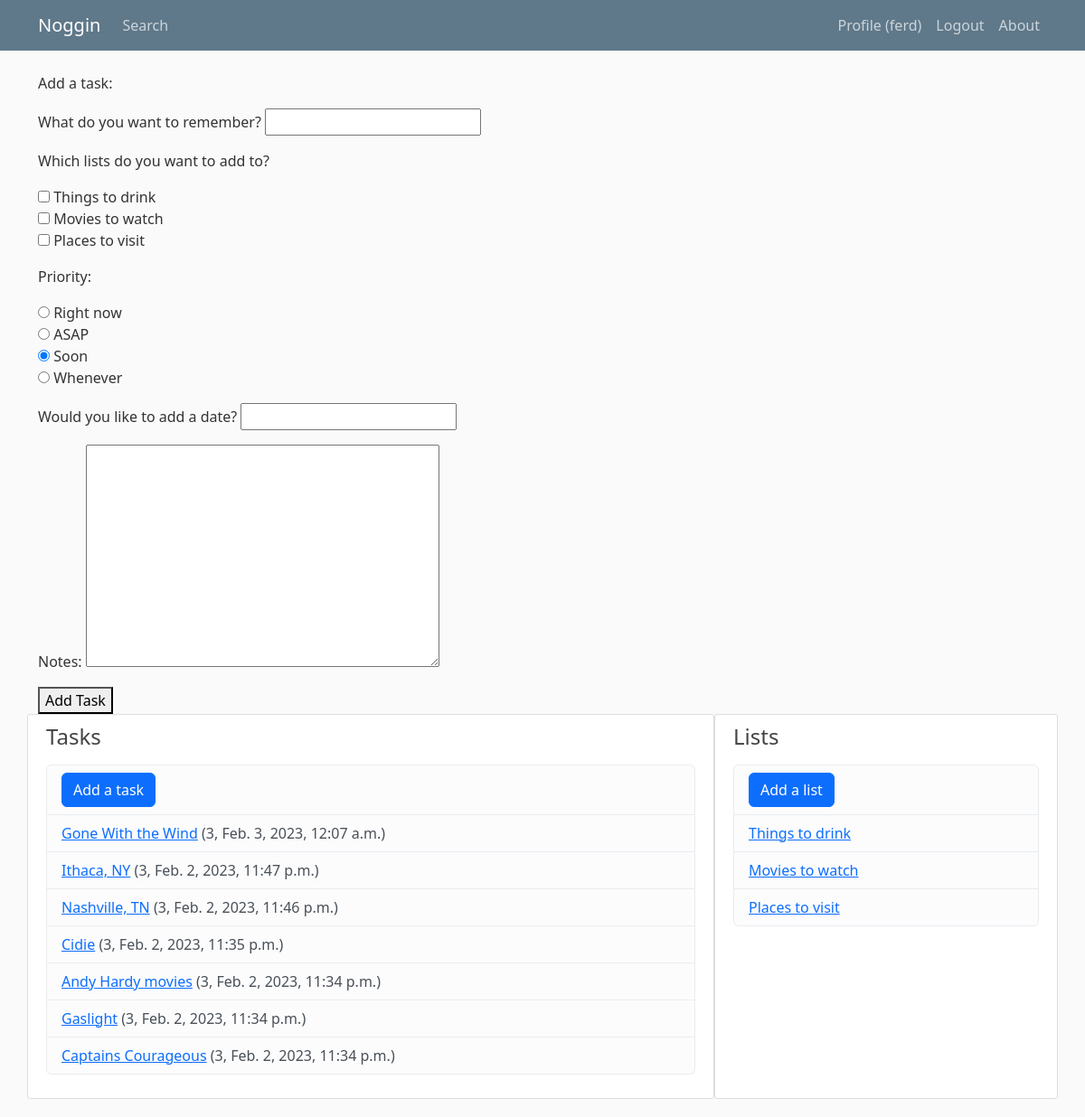
The page /new_task/ (signed in) on the database its author committed.
### tasks/models.py (models this page shows, shortened)
class List(models.Model):
	name = models.CharField(max_length=20)
	display_order = models.IntegerField(default=1)
	owner = models.ForeignKey(User, on_delete=models.CASCADE)
	class Meta:
		ordering = ['display_order']
	def __str__(self):
		return self.name

class Task(models.Model):
	PRIORITIES = (
		(1, 'Right now'),
		(2, 'ASAP'),
		(3, 'Soon'),
		(4, 'Whenever'),
	)
	name = models.CharField(max_length=40)
	notes = models.TextField(blank=True)
	date_added = models.DateTimeField(auto_now_add=True)
	user_date = models.DateTimeField(blank=True, null=True)
	priority = models.IntegerField(choices=PRIORITIES, default=3)
	lists = models.ManyToManyField(List, related_name='tasks')
	owner = models.ForeignKey(User, on_delete=models.CASCADE)
	class Meta:
		ordering = ['priority', '-date_added']

### tasks/views.py (the view, shortened to what this page needs)
# urls.py: path('new_task/', views.new_task, name='new-task'),
@login_required
def new_task(request):
	form = TaskForm(request.user)
	tasks = Task.objects.filter(owner=request.user)
	lists = List.objects.filter(owner=request.user)
	context = {"form": form, "tasks": tasks, "lists": lists}
	return render(request, 'tasks/new_task.html', context)

### tasks/forms.py
class TaskForm(forms.ModelForm):
	class Meta:
		model = Task
		fields = ('name', 'lists', 'priority', 'user_date', 'notes')
		labels = {
		'name': 'What do you want to remember?',
		'lists': 'Which lists do you want to add to?',
		'priority': 'Priority',
		'user_date': 'Would you like to add a date?'
		}
		widgets = {
		'lists': forms.CheckboxSelectMultiple,
		'priority': forms.RadioSelect,
		'user_date': forms.DateInput
		}
	def __init__(self, user, *args, **kwargs):
		super(TaskForm, self).__init__(*args, **kwargs)
		self.fields['lists'].queryset = List.objects.filter(owner=user)

### tasks/templates/tasks/new_task.html (shortened to what this page needs)
{% extends 'tasks/base.html' %}
{% block content %}
<p>Add a task:</p>
<form method="POST">
	{{ form.as_p }}
	<button type="submit">Add Task</button>
</form>
{% endblock %}

### tasks/templates/tasks/base.html (shortened to what this page needs)
{% load static %}
<!DOCTYPE html>
<html lang="en">
<head>
	<link href="https://cdn.jsdelivr.net/npm/bootstrap@5.3.0-alpha1/dist/css/bootstrap.min.css" rel="stylesheet">
	<link rel="stylesheet" type="text/css" href="{% static 'tasks/main.css' %}">
</head>
<body>
	<header class="site-header">
		<nav class="navbar navbar-expand-md navbar-dark bg-steel fixed-top">
			<div class="container">
				<a class="navbar-brand mr-4" href="{% url 'tasks-home' %}">Noggin</a>
				<div class="collapse navbar-collapse" id="navbarToggle">
					<div class="navbar-nav me-auto">
						<a class="nav-item nav-link" href="{% url 'tasks-search' %}">Search</a>
					</div>
					<div class="navbar-nav">
						{% if user.is_authenticated %}
						<a class="nav-item nav-link" href="{% url 'profile' %}">Profile ({{ user.username }})</a>
						<a class="nav-item nav-link" href="{% url 'logout' %}">Logout</a>
						{% else %}
						<a class="nav-item nav-link" href="{% url 'login' %}">Login</a>
						<a class="nav-item nav-link" href="{% url 'register' %}">Register</a>
						{% endif %}
						<a class="nav-item nav-link" href="{% url 'tasks-about' %}">About</a>
					</div>
				</div>
			</div>
		</nav>
	</header>
	<main role="main" class="container">
		<div class="row">
			<div class="col-md-8">
			{% block content %}{% endblock %}
			</div>
						<div class="content-section col-md-8">
				<h4>Tasks</h4>
				<p class='text-muted'>
					<ul class="list-group">
						<li class="list-group-item list-group-item-light"><a class="btn btn-primary me-2" href="{% url 'new-task' %}">Add a task</a></li>
						{% for task in tasks %}
						<li class="list-group-item list-group-item-light">
							<a href="{% url 'tasks-task' task.id %}">{{ task.name }}</a> ({{task.priority}}, {{task.date_added}})</li>
							{% endfor %}
						</ul>
					</p>
				</div>
				<div class="content-section col-md-4">
					<h4>Lists</h4>
					<p class='text-muted'>
						<ul class="list-group">
							<li class="list-group-item list-group-item-light"><a class="btn btn-primary me-2" href="{% url 'new-list' %}">Add a list</a></li>
							{% for list in lists %}
							<li class="list-group-item list-group-item-light">
								<a href="{% url 'tasks-list' list.id %}">{{ list.name }}</a></li>
								{% endfor %}
							</ul>
						</p>
					</div>
				</div>
			</main>
		</body>
		</html>

### tasks/static/tasks/main.css (style rules this page uses)
body { background: #fafafa; color: #333333; margin-top: 5rem; }
h1, h2, h3, h4, h5, h6 { color: #444444; }
ul { margin: 0; }
.bg-steel { background-color: #5f788a; }
.site-header .navbar-nav .nav-link { color: #cbd5db; }
.content-section { background: #ffffff; padding: 10px 20px; border: 1px solid #dddddd; border-radius: 3px; margin-bottom: 20px; }

### rows shown on the page
List: name "Things to drink"
Task: name "Gone With the Wind", priority "3", date_added "Feb. 3, 2023, 12:07 a.m."
Task: name "Ithaca, NY", priority "3", date_added "Feb. 2, 2023, 11:47 p.m."
Task: name "Nashville, TN", priority "3", date_added "Feb. 2, 2023, 11:46 p.m."
Task: name "Cidie", priority "3", date_added "Feb. 2, 2023, 11:35 p.m."
Task: name "Andy Hardy movies", priority "3", date_added "Feb. 2, 2023, 11:34 p.m."
Task: name "Gaslight", priority "3", date_added "Feb. 2, 2023, 11:34 p.m."
Task: name "Captains Courageous", priority "3", date_added "Feb. 2, 2023, 11:34 p.m."
List: name "Movies to watch"
List: name "Places to visit"

### other values the page prints
{{ user.username }} "ferd"
